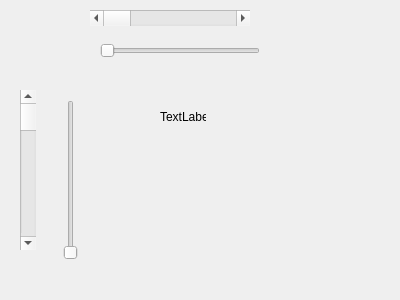
<?xml version="1.0" encoding="UTF-8"?>
<ui version="4.0">
 <class>Dialog</class>
 <widget class="QDialog" name="Dialog">
  <property name="geometry">
   <rect>
    <x>0</x>
    <y>0</y>
    <width>400</width>
    <height>300</height>
   </rect>
  </property>
  <property name="windowTitle">
   <string>Dialog</string>
  </property>
  <widget class="QSlider" name="horizontalSlider">
   <property name="geometry">
    <rect>
     <x>100</x>
     <y>40</y>
     <width>160</width>
     <height>22</height>
    </rect>
   </property>
   <property name="orientation">
    <enum>Qt::Horizontal</enum>
   </property>
  </widget>
  <widget class="QSlider" name="verticalSlider">
   <property name="geometry">
    <rect>
     <x>60</x>
     <y>100</y>
     <width>22</width>
     <height>160</height>
    </rect>
   </property>
   <property name="orientation">
    <enum>Qt::Vertical</enum>
   </property>
  </widget>
  <widget class="QScrollBar" name="horizontalScrollBar">
   <property name="geometry">
    <rect>
     <x>90</x>
     <y>10</y>
     <width>160</width>
     <height>16</height>
    </rect>
   </property>
   <property name="orientation">
    <enum>Qt::Horizontal</enum>
   </property>
  </widget>
  <widget class="QScrollBar" name="verticalScrollBar">
   <property name="geometry">
    <rect>
     <x>20</x>
     <y>90</y>
     <width>16</width>
     <height>160</height>
    </rect>
   </property>
   <property name="orientation">
    <enum>Qt::Vertical</enum>
   </property>
  </widget>
  <widget class="QLabel" name="label">
   <property name="geometry">
    <rect>
     <x>160</x>
     <y>110</y>
     <width>46</width>
     <height>13</height>
    </rect>
   </property>
   <property name="text">
    <string>TextLabel</string>
   </property>
  </widget>
 </widget>
 <resources/>
 <connections/>
</ui>
